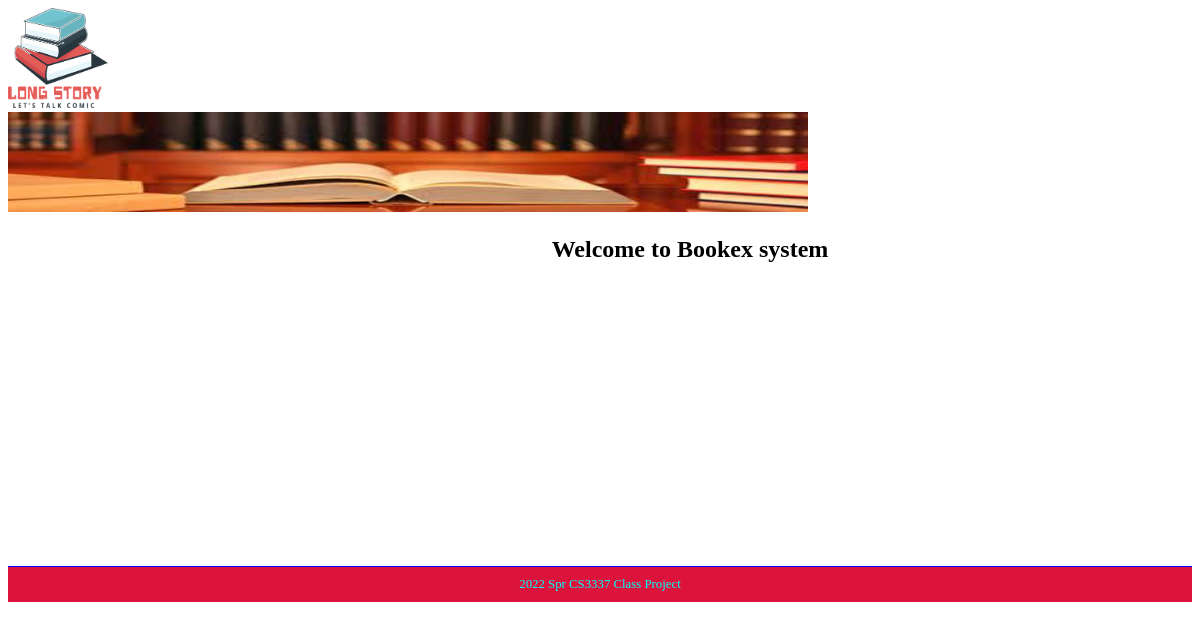
The app's page /, older data.
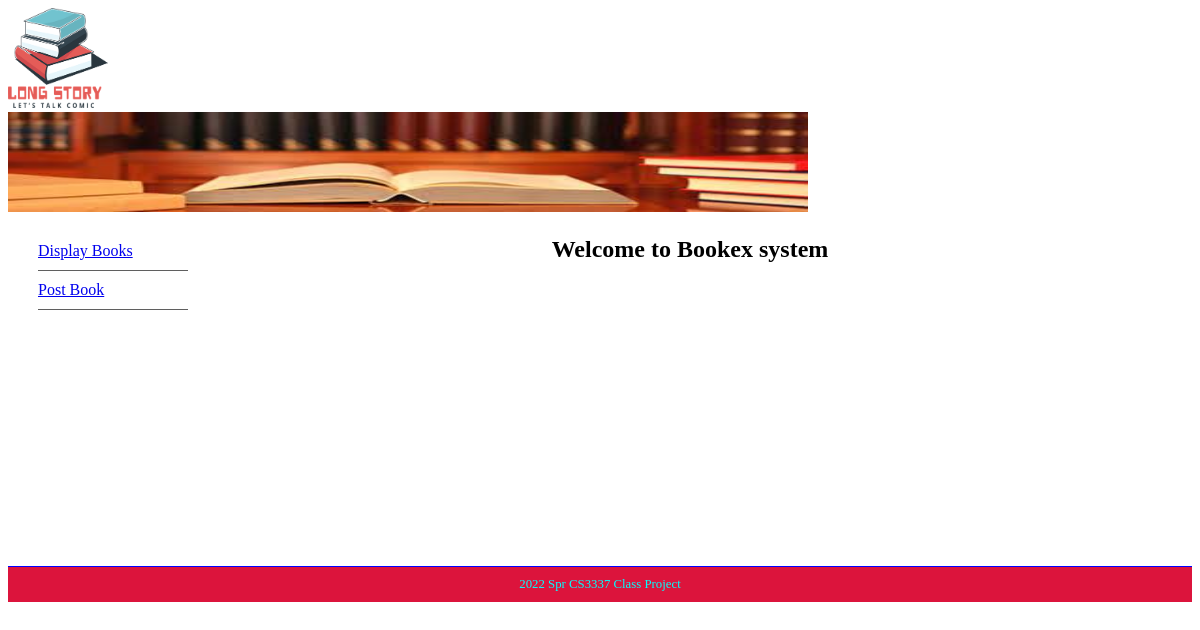
The same page, newer data.
### bookMng/models.py (models this page shows, shortened)
class MainMenu(models.Model):
    item = models.CharField(max_length=200, unique=True)
    link = models.CharField(max_length=200, unique=True)

### bookMng/views.py (the view)
# urls.py: path('', views.index, name='index'),
def index(request):
    return render(request,
                  "bookMng/index.html",
                  {
                      'item_list': MainMenu.objects.all()
                  }
                  )

### BookEx/templates/bookMng/index.html (shortened to what this page needs)
{% extends "base.html" %}
{% load static %}
{% block sidenav %}
    {% for item in item_list %}
        <li>
            <a href="{{ item.link }}"> {{ item.item }} </a>
        </li>
    {% endfor %}
{% endblock sidenav %}
{% block content %}
<h1 align="center">Welcome to Bookex system</h1>
{% endblock content %}

Row changes from the older to the newer data that the page shows:
added MainMenu: item "Display Books"
added MainMenu: item "Post Book"
